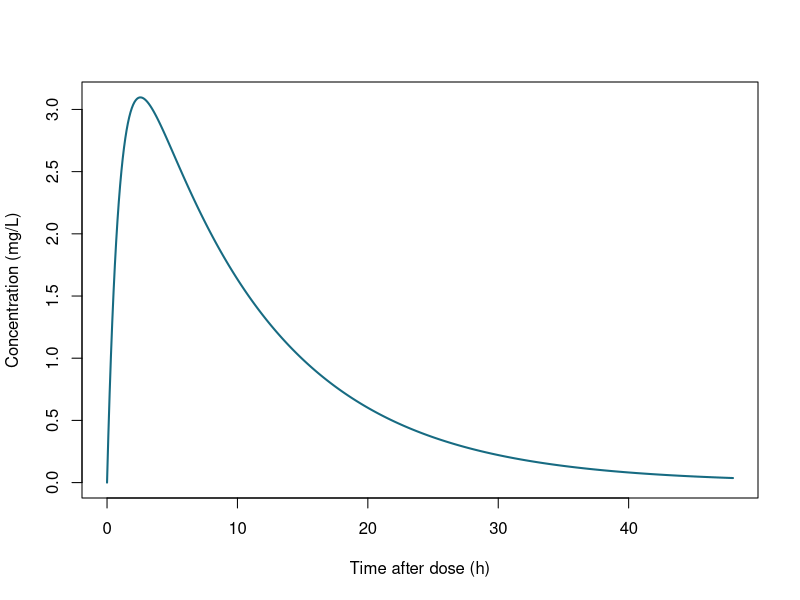
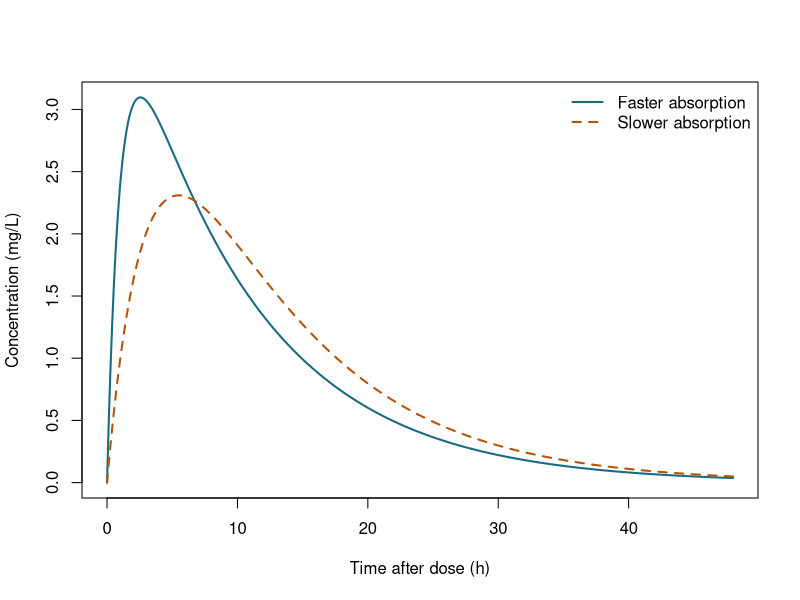
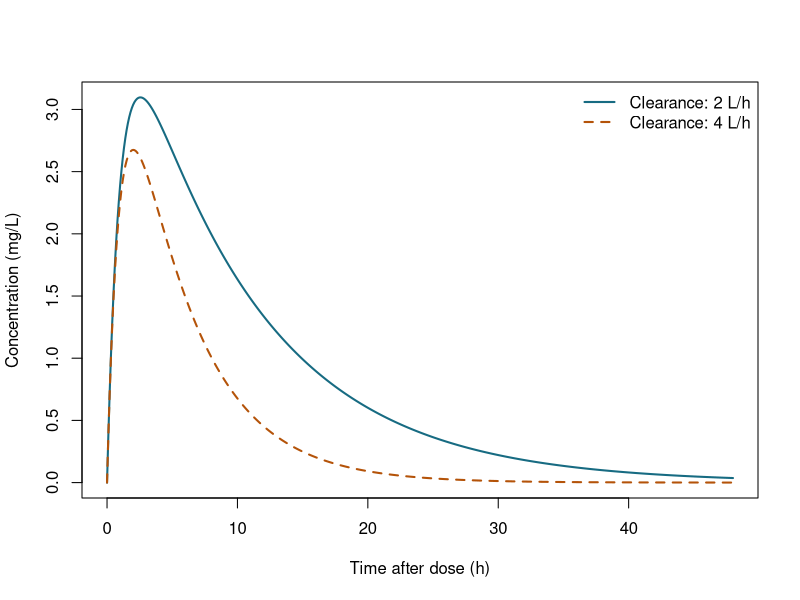
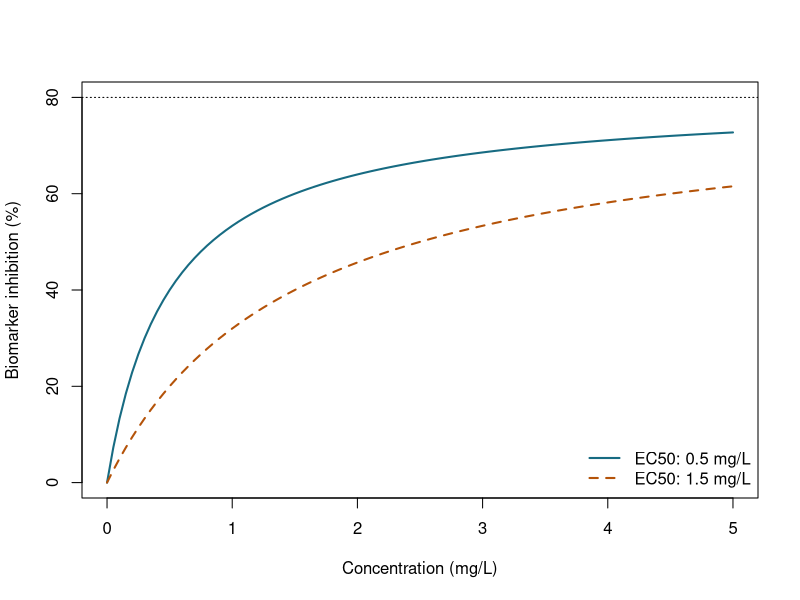
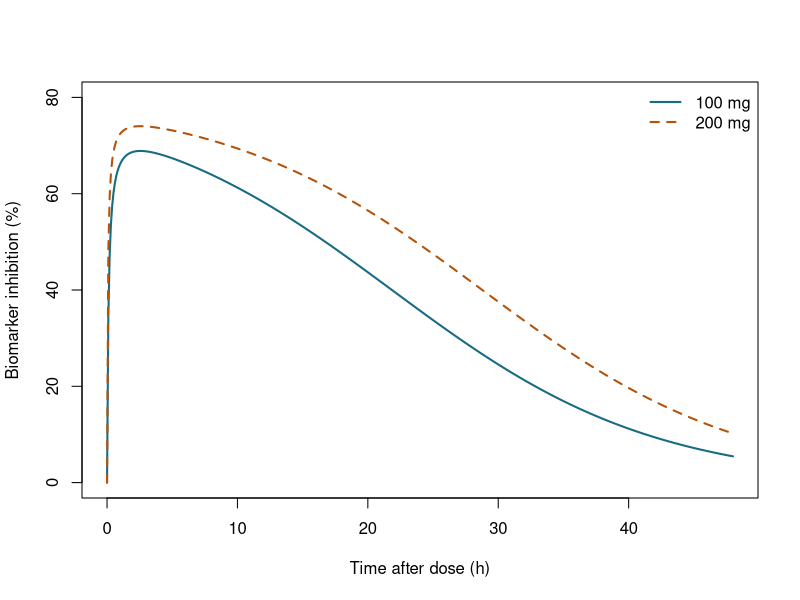
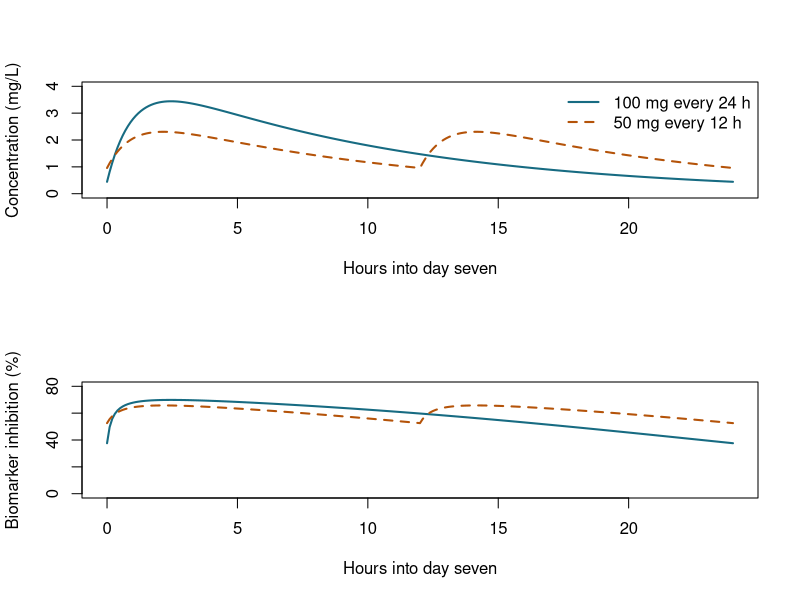

R code for these plots, in order:
## ---- chunk 1
dose <- 100          # mg
bioavailability <- 0.8
volume <- 20         # L
clearance <- 2       # L/h
ka <- 1              # 1/h
k <- clearance / volume

time <- seq(0, 48, by = 0.1)  # hours after dosing

concentration <- bioavailability * dose * ka / (volume * (ka - k)) *
  (exp(-k * time) - exp(-ka * time))
## ---- chunk 2
#| label: fig-oral-pk
#| fig-cap: "Compound X rises to a peak after oral dosing, then declines as elimination continues."
#| fig-alt: "Plasma concentration starts at zero, peaks near 3.1 mg/L at about 2.6 hours, then declines toward zero over 48 hours."
#| fig-width: 7
#| fig-height: 4.5
par(bg = "white")
plot(time, concentration, type = "l", lwd = 2, col = "#176b82",
     xlab = "Time after dose (h)", ylab = "Concentration (mg/L)")
## ---- chunk 3
cmax <- max(concentration)
tmax <- time[which.max(concentration)]
auc <- bioavailability * dose / clearance
half_life <- log(2) * volume / clearance

data.frame(
  Cmax_mg_L = cmax,
  Tmax_h = tmax,
  AUC_0_infinity_mg_h_L = auc,
  Elimination_half_life_h = half_life
)
## ---- chunk 4
ka_slow <- 0.3
concentration_slow <- bioavailability * dose * ka_slow /
  (volume * (ka_slow - k)) *
  (exp(-k * time) - exp(-ka_slow * time))
## ---- chunk 5
#| label: fig-absorption
#| fig-cap: "Slower absorption lowers and delays the peak. Both curves have the same AUC from zero to infinity because dose, bioavailability, and clearance are unchanged."
#| fig-alt: "The faster-absorption curve peaks earlier and higher; the slower-absorption curve has a later, lower peak and higher concentrations later on."
#| fig-width: 7
#| fig-height: 4.5
par(bg = "white")
plot(time, concentration, type = "l", lwd = 2, col = "#176b82",
     xlab = "Time after dose (h)", ylab = "Concentration (mg/L)")
lines(time, concentration_slow, lwd = 2, lty = 2, col = "#b45309")
legend("topright", c("Faster absorption", "Slower absorption"),
       col = c("#176b82", "#b45309"), lty = c(1, 2), lwd = 2, bty = "n")
## ---- chunk 6
clearance_high <- 4
k_high <- clearance_high / volume

concentration_high_clearance <- bioavailability * dose * ka /
  (volume * (ka - k_high)) *
  (exp(-k_high * time) - exp(-ka * time))

data.frame(
  Clearance_L_h = c(clearance, clearance_high),
  AUC_0_infinity_mg_h_L = bioavailability * dose /
    c(clearance, clearance_high)
)
## ---- chunk 7
#| label: fig-clearance
#| fig-cap: "At the same dose, higher clearance reduces exposure: doubling clearance halves total AUC in this linear model."
#| fig-alt: "Concentration is lower and declines faster with clearance of 4 L/h than with clearance of 2 L/h."
#| fig-width: 7
#| fig-height: 4.5
par(bg = "white")
plot(time, concentration, type = "l", lwd = 2, col = "#176b82",
     xlab = "Time after dose (h)", ylab = "Concentration (mg/L)")
lines(time, concentration_high_clearance, lwd = 2, lty = 2, col = "#b45309")
legend("topright", c("Clearance: 2 L/h", "Clearance: 4 L/h"),
       col = c("#176b82", "#b45309"), lty = c(1, 2), lwd = 2, bty = "n")
## ---- chunk 8
imax <- 80            # maximum biomarker inhibition (%)
ec50 <- 0.5           # mg/L

concentration_range <- seq(0, 5, by = 0.05)
inhibition <- imax * concentration_range / (ec50 + concentration_range)

# A less sensitive system needs a higher concentration for the same effect.
ec50_less_sensitive <- 1.5
inhibition_less_sensitive <- imax * concentration_range /
  (ec50_less_sensitive + concentration_range)
## ---- chunk 9
#| label: fig-emax
#| fig-cap: "Inhibition approaches an 80% maximum. Increasing EC50 reduces potency without changing the maximum inhibition."
#| fig-alt: "Two concentration–inhibition curves approach the same 80% limit. The curve with EC50 of 0.5 mg/L lies above the curve with EC50 of 1.5 mg/L."
#| fig-width: 7
#| fig-height: 4.5
par(bg = "white")
plot(concentration_range, inhibition, type = "l", lwd = 2, col = "#176b82",
     ylim = c(0, 80), xlab = "Concentration (mg/L)",
     ylab = "Biomarker inhibition (%)")
lines(concentration_range, inhibition_less_sensitive,
      lwd = 2, lty = 2, col = "#b45309")
abline(h = imax, lty = 3)
legend("bottomright", c("EC50: 0.5 mg/L", "EC50: 1.5 mg/L"),
       col = c("#176b82", "#b45309"), lty = c(1, 2), lwd = 2, bty = "n")
## ---- chunk 10
concentration_double_dose <- 2 * concentration

inhibition_time <- imax * concentration / (ec50 + concentration)
inhibition_double_dose <- imax * concentration_double_dose /
  (ec50 + concentration_double_dose)
## ---- chunk 11
#| label: fig-dose-effect
#| fig-cap: "Doubling the dose increases inhibition, but the effect remains limited by the 80% maximum."
#| fig-alt: "The 200 mg dose produces greater inhibition than 100 mg throughout the profile, but peak inhibition rises only modestly because both peaks approach the maximum effect."
#| fig-width: 7
#| fig-height: 4.5
par(bg = "white")
plot(time, inhibition_time, type = "l", lwd = 2, col = "#176b82",
     ylim = c(0, 80), xlab = "Time after dose (h)",
     ylab = "Biomarker inhibition (%)")
lines(time, inhibition_double_dose, lwd = 2, lty = 2, col = "#b45309")
legend("topright", c("100 mg", "200 mg"),
       col = c("#176b82", "#b45309"), lty = c(1, 2), lwd = 2, bty = "n")
## ---- chunk 12
time_repeated <- seq(0, 168, by = 0.1)  # seven days
concentration_daily <- rep(0, length(time_repeated))
concentration_twice_daily <- rep(0, length(time_repeated))

for (dose_time in seq(0, 144, by = 24)) {
  after_dose <- time_repeated >= dose_time
  hours_since_dose <- time_repeated[after_dose] - dose_time

  concentration_daily[after_dose] <- concentration_daily[after_dose] +
    bioavailability * 100 * ka / (volume * (ka - k)) *
    (exp(-k * hours_since_dose) - exp(-ka * hours_since_dose))
}

for (dose_time in seq(0, 156, by = 12)) {
  after_dose <- time_repeated >= dose_time
  hours_since_dose <- time_repeated[after_dose] - dose_time

  concentration_twice_daily[after_dose] <- concentration_twice_daily[after_dose] +
    bioavailability * 50 * ka / (volume * (ka - k)) *
    (exp(-k * hours_since_dose) - exp(-ka * hours_since_dose))
}
## ---- chunk 13
inhibition_daily <- imax * concentration_daily / (ec50 + concentration_daily)
inhibition_twice_daily <- imax * concentration_twice_daily /
  (ec50 + concentration_twice_daily)

# Show the final day, when these example profiles are very close to steady state.
last_day <- time_repeated >= 144
hours_in_day <- time_repeated[last_day] - 144
## ---- chunk 14
#| label: fig-schedules
#| fig-cap: "On day seven, both schedules are very close to steady state. Dividing the daily dose reduces fluctuations in concentration and immediate biomarker inhibition in this example."
#| fig-alt: "Two panels show the final 24 hours. Once-daily dosing has one higher concentration peak and a lower trough; twice-daily dosing has two smaller peaks and maintains more consistent inhibition."
#| fig-width: 7
#| fig-height: 7
par(bg = "white", mfrow = c(2, 1))
plot(hours_in_day, concentration_daily[last_day], type = "l",
     lwd = 2, col = "#176b82", ylim = c(0, 4),
     xlab = "Hours into day seven", ylab = "Concentration (mg/L)")
lines(hours_in_day, concentration_twice_daily[last_day],
      lwd = 2, lty = 2, col = "#b45309")
legend("topright", c("100 mg every 24 h", "50 mg every 12 h"),
       col = c("#176b82", "#b45309"), lty = c(1, 2), lwd = 2, bty = "n")

plot(hours_in_day, inhibition_daily[last_day], type = "l",
     lwd = 2, col = "#176b82", ylim = c(0, 80),
     xlab = "Hours into day seven", ylab = "Biomarker inhibition (%)")
lines(hours_in_day, inhibition_twice_daily[last_day],
      lwd = 2, lty = 2, col = "#b45309")
par(mfrow = c(1, 1))
